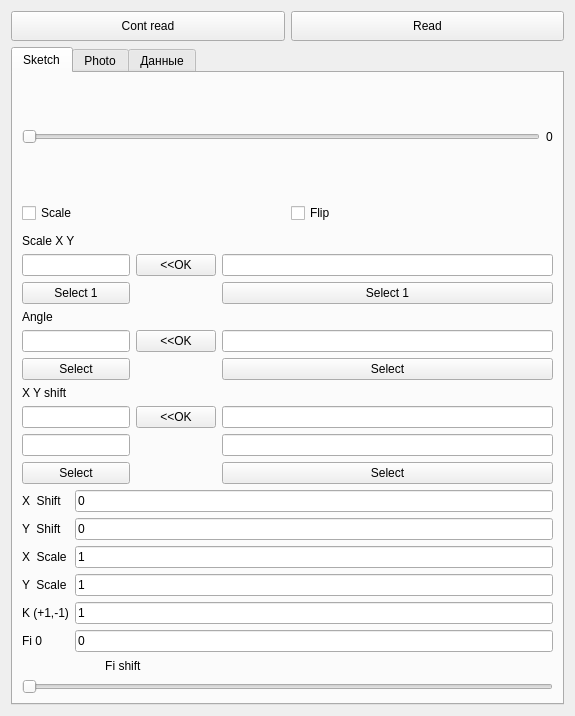
<?xml version="1.0" encoding="UTF-8"?>
<ui version="4.0">
 <class>Form_Spectr</class>
 <widget class="QWidget" name="Form_Spectr">
  <property name="geometry">
   <rect>
    <x>0</x>
    <y>0</y>
    <width>575</width>
    <height>716</height>
   </rect>
  </property>
  <property name="minimumSize">
   <size>
    <width>270</width>
    <height>560</height>
   </size>
  </property>
  <property name="windowTitle">
   <string>Form</string>
  </property>
  <layout class="QGridLayout" name="gridLayout">
   <item row="0" column="0">
    <layout class="QVBoxLayout" name="verticalLayout_3">
     <item>
      <layout class="QHBoxLayout" name="horizontalLayout">
       <item>
        <widget class="QPushButton" name="cont_read_pushButton">
         <property name="minimumSize">
          <size>
           <width>100</width>
           <height>30</height>
          </size>
         </property>
         <property name="text">
          <string>Cont read</string>
         </property>
        </widget>
       </item>
       <item>
        <widget class="QPushButton" name="read_pushbutton">
         <property name="minimumSize">
          <size>
           <width>100</width>
           <height>30</height>
          </size>
         </property>
         <property name="text">
          <string>Read</string>
         </property>
        </widget>
       </item>
      </layout>
     </item>
     <item>
      <widget class="QTabWidget" name="tabWidget">
       <property name="currentIndex">
        <number>0</number>
       </property>
       <widget class="QWidget" name="tab_3">
        <attribute name="title">
         <string>Sketch</string>
        </attribute>
        <layout class="QGridLayout" name="gridLayout_2">
         <item row="2" column="0">
          <layout class="QVBoxLayout" name="verticalLayout">
           <item>
            <layout class="QHBoxLayout" name="horizontalLayout_2">
             <item>
              <widget class="QCheckBox" name="scale_checkBox">
               <property name="minimumSize">
                <size>
                 <width>100</width>
                 <height>30</height>
                </size>
               </property>
               <property name="text">
                <string>Scale</string>
               </property>
              </widget>
             </item>
             <item>
              <widget class="QCheckBox" name="flip_checkBox">
               <property name="minimumSize">
                <size>
                 <width>100</width>
                 <height>30</height>
                </size>
               </property>
               <property name="text">
                <string>Flip</string>
               </property>
              </widget>
             </item>
            </layout>
           </item>
           <item>
            <layout class="QGridLayout" name="gridLayout_4">
             <item row="1" column="0" colspan="2">
              <widget class="QLineEdit" name="x_y_scale_lineedit1"/>
             </item>
             <item row="1" column="3">
              <widget class="QLineEdit" name="x_y_scale_lineedit2"/>
             </item>
             <item row="0" column="0" colspan="2">
              <widget class="QLabel" name="x_y_scale_label">
               <property name="text">
                <string>Scale X Y</string>
               </property>
              </widget>
             </item>
             <item row="3" column="0" colspan="2">
              <widget class="QPushButton" name="x_y_scale_pushButton">
               <property name="text">
                <string>Select 1</string>
               </property>
              </widget>
             </item>
             <item row="0" column="3">
              <widget class="QLabel" name="label_7">
               <property name="text">
                <string/>
               </property>
              </widget>
             </item>
             <item row="1" column="2">
              <widget class="QPushButton" name="ok_x_y_scale_pushButton">
               <property name="text">
                <string>&lt;&lt;OK</string>
               </property>
              </widget>
             </item>
             <item row="3" column="3">
              <widget class="QPushButton" name="x_y_scale_pushButton_2">
               <property name="text">
                <string>Select 1</string>
               </property>
              </widget>
             </item>
            </layout>
           </item>
           <item>
            <layout class="QGridLayout" name="gridLayout_5">
             <item row="1" column="0" colspan="2">
              <widget class="QLineEdit" name="angle_lineedit1"/>
             </item>
             <item row="1" column="3">
              <widget class="QLineEdit" name="angle_lineedit2"/>
             </item>
             <item row="0" column="0" colspan="2">
              <widget class="QLabel" name="angle_label">
               <property name="text">
                <string>Angle</string>
               </property>
              </widget>
             </item>
             <item row="3" column="0" colspan="2">
              <widget class="QPushButton" name="angle_pushbutton">
               <property name="text">
                <string>Select</string>
               </property>
              </widget>
             </item>
             <item row="0" column="3">
              <widget class="QLabel" name="label_8">
               <property name="text">
                <string/>
               </property>
              </widget>
             </item>
             <item row="1" column="2">
              <widget class="QPushButton" name="ok_angle_pushbutton">
               <property name="text">
                <string>&lt;&lt;OK</string>
               </property>
              </widget>
             </item>
             <item row="3" column="3">
              <widget class="QPushButton" name="angle_pushbutton_2">
               <property name="text">
                <string>Select</string>
               </property>
              </widget>
             </item>
            </layout>
           </item>
           <item>
            <layout class="QGridLayout" name="gridLayout_6">
             <item row="1" column="0" colspan="2">
              <widget class="QLineEdit" name="x_shift_lineedit1"/>
             </item>
             <item row="1" column="3">
              <widget class="QLineEdit" name="x_shift_lineedit2"/>
             </item>
             <item row="0" column="0" colspan="2">
              <widget class="QLabel" name="angle_label_2">
               <property name="text">
                <string>X Y shift</string>
               </property>
              </widget>
             </item>
             <item row="4" column="0" colspan="2">
              <widget class="QPushButton" name="x_y_shitft_pushButton">
               <property name="text">
                <string>Select</string>
               </property>
              </widget>
             </item>
             <item row="0" column="3">
              <widget class="QLabel" name="label_9">
               <property name="text">
                <string/>
               </property>
              </widget>
             </item>
             <item row="2" column="0" colspan="2">
              <widget class="QLineEdit" name="y_shift_lineedit1"/>
             </item>
             <item row="2" column="3">
              <widget class="QLineEdit" name="y_shift_lineedit2"/>
             </item>
             <item row="1" column="2">
              <widget class="QPushButton" name="ok_x_y_shift_pushButton">
               <property name="text">
                <string>&lt;&lt;OK</string>
               </property>
              </widget>
             </item>
             <item row="4" column="3">
              <widget class="QPushButton" name="x_y_shitft_pushButton_2">
               <property name="text">
                <string>Select</string>
               </property>
              </widget>
             </item>
            </layout>
           </item>
           <item>
            <layout class="QGridLayout" name="gridLayout_3">
             <item row="0" column="0">
              <widget class="QLabel" name="x_shift_label">
               <property name="minimumSize">
                <size>
                 <width>0</width>
                 <height>15</height>
                </size>
               </property>
               <property name="text">
                <string>X  Shift</string>
               </property>
              </widget>
             </item>
             <item row="0" column="1">
              <widget class="QLineEdit" name="x_shift_lineEdit">
               <property name="minimumSize">
                <size>
                 <width>0</width>
                 <height>15</height>
                </size>
               </property>
               <property name="text">
                <string>0</string>
               </property>
              </widget>
             </item>
             <item row="1" column="0">
              <widget class="QLabel" name="y_shift_label">
               <property name="minimumSize">
                <size>
                 <width>0</width>
                 <height>15</height>
                </size>
               </property>
               <property name="text">
                <string>Y  Shift</string>
               </property>
              </widget>
             </item>
             <item row="1" column="1">
              <widget class="QLineEdit" name="y_shift_lineEdit">
               <property name="minimumSize">
                <size>
                 <width>0</width>
                 <height>15</height>
                </size>
               </property>
               <property name="text">
                <string>0</string>
               </property>
              </widget>
             </item>
             <item row="2" column="0">
              <widget class="QLabel" name="x_scale_label">
               <property name="minimumSize">
                <size>
                 <width>0</width>
                 <height>15</height>
                </size>
               </property>
               <property name="text">
                <string>X  Scale</string>
               </property>
              </widget>
             </item>
             <item row="2" column="1">
              <widget class="QLineEdit" name="x_scale_lineEdit">
               <property name="minimumSize">
                <size>
                 <width>0</width>
                 <height>15</height>
                </size>
               </property>
               <property name="text">
                <string>1</string>
               </property>
              </widget>
             </item>
             <item row="3" column="0">
              <widget class="QLabel" name="y_scale_label">
               <property name="minimumSize">
                <size>
                 <width>0</width>
                 <height>15</height>
                </size>
               </property>
               <property name="text">
                <string>Y  Scale</string>
               </property>
              </widget>
             </item>
             <item row="3" column="1">
              <widget class="QLineEdit" name="y_scale_lineEdit">
               <property name="minimumSize">
                <size>
                 <width>0</width>
                 <height>15</height>
                </size>
               </property>
               <property name="text">
                <string>1</string>
               </property>
              </widget>
             </item>
             <item row="4" column="0">
              <widget class="QLabel" name="k_label">
               <property name="minimumSize">
                <size>
                 <width>0</width>
                 <height>15</height>
                </size>
               </property>
               <property name="text">
                <string>K (+1,-1)</string>
               </property>
              </widget>
             </item>
             <item row="4" column="1">
              <widget class="QLineEdit" name="k_lineEdit">
               <property name="minimumSize">
                <size>
                 <width>0</width>
                 <height>15</height>
                </size>
               </property>
               <property name="text">
                <string>1</string>
               </property>
              </widget>
             </item>
             <item row="5" column="0">
              <widget class="QLabel" name="fi_label">
               <property name="minimumSize">
                <size>
                 <width>0</width>
                 <height>15</height>
                </size>
               </property>
               <property name="text">
                <string>Fi 0</string>
               </property>
              </widget>
             </item>
             <item row="5" column="1">
              <widget class="QLineEdit" name="fi_lineEdit">
               <property name="minimumSize">
                <size>
                 <width>0</width>
                 <height>15</height>
                </size>
               </property>
               <property name="text">
                <string>0</string>
               </property>
              </widget>
             </item>
             <item row="9" column="0" colspan="2">
              <widget class="QSlider" name="fi_shift_slider">
               <property name="maximum">
                <number>360</number>
               </property>
               <property name="orientation">
                <enum>Qt::Horizontal</enum>
               </property>
              </widget>
             </item>
             <item row="8" column="0" colspan="2">
              <widget class="QLabel" name="fi_shift_label">
               <property name="minimumSize">
                <size>
                 <width>0</width>
                 <height>15</height>
                </size>
               </property>
               <property name="text">
                <string>                         Fi shift</string>
               </property>
              </widget>
             </item>
            </layout>
           </item>
          </layout>
         </item>
         <item row="1" column="0">
          <layout class="QHBoxLayout" name="horizontalLayout_12">
           <item>
            <widget class="QSlider" name="horizontalSlider_for_cuda_test">
             <property name="maximum">
              <number>360</number>
             </property>
             <property name="orientation">
              <enum>Qt::Horizontal</enum>
             </property>
             <property name="tickInterval">
              <number>0</number>
             </property>
            </widget>
           </item>
           <item>
            <widget class="QLabel" name="horizontalSlider_for_cuda_test_label">
             <property name="text">
              <string>0</string>
             </property>
            </widget>
           </item>
          </layout>
         </item>
        </layout>
       </widget>
       <widget class="QWidget" name="tab_4">
        <attribute name="title">
         <string>Photo</string>
        </attribute>
        <layout class="QGridLayout" name="gridLayout_11">
         <item row="0" column="0">
          <layout class="QVBoxLayout" name="verticalLayout_2">
           <item>
            <widget class="QCheckBox" name="photo_enable_checkBox">
             <property name="text">
              <string>Enable</string>
             </property>
            </widget>
           </item>
           <item>
            <layout class="QGridLayout" name="gridLayout_7">
             <item row="1" column="0" colspan="2">
              <widget class="QLineEdit" name="photo_x_y_scale_lineedit1"/>
             </item>
             <item row="1" column="3">
              <widget class="QLineEdit" name="photo_x_y_scale_lineedit2"/>
             </item>
             <item row="0" column="0" colspan="2">
              <widget class="QLabel" name="x_y_scale_label_2">
               <property name="text">
                <string>Scale X Y</string>
               </property>
              </widget>
             </item>
             <item row="3" column="0" colspan="2">
              <widget class="QPushButton" name="photo_x_y_scale_pushButton">
               <property name="text">
                <string>Select 1</string>
               </property>
              </widget>
             </item>
             <item row="0" column="3">
              <widget class="QLabel" name="label_10">
               <property name="text">
                <string/>
               </property>
              </widget>
             </item>
             <item row="1" column="2">
              <widget class="QPushButton" name="photo_ok_x_y_scale_pushButton">
               <property name="text">
                <string>&lt;&lt;OK</string>
               </property>
              </widget>
             </item>
             <item row="3" column="3">
              <widget class="QPushButton" name="photo_x_y_scale_pushButton_2">
               <property name="text">
                <string>Select 1</string>
               </property>
              </widget>
             </item>
            </layout>
           </item>
           <item>
            <layout class="QGridLayout" name="gridLayout_8">
             <item row="1" column="0" colspan="2">
              <widget class="QLineEdit" name="photo_angle_lineedit1"/>
             </item>
             <item row="1" column="3">
              <widget class="QLineEdit" name="photo_angle_lineedit2"/>
             </item>
             <item row="0" column="0" colspan="2">
              <widget class="QLabel" name="angle_label_3">
               <property name="text">
                <string>Angle</string>
               </property>
              </widget>
             </item>
             <item row="3" column="0" colspan="2">
              <widget class="QPushButton" name="photo_angle_pushbutton">
               <property name="text">
                <string>Select</string>
               </property>
              </widget>
             </item>
             <item row="0" column="3">
              <widget class="QLabel" name="label_11">
               <property name="text">
                <string/>
               </property>
              </widget>
             </item>
             <item row="1" column="2">
              <widget class="QPushButton" name="photo_ok_angle_pushbutton">
               <property name="text">
                <string>OK</string>
               </property>
              </widget>
             </item>
             <item row="3" column="3">
              <widget class="QPushButton" name="photo_angle_pushbutton_2">
               <property name="text">
                <string>Select</string>
               </property>
              </widget>
             </item>
            </layout>
           </item>
           <item>
            <layout class="QGridLayout" name="gridLayout_9">
             <item row="1" column="0" colspan="2">
              <widget class="QLineEdit" name="photo_x_shift_lineedit1"/>
             </item>
             <item row="1" column="3">
              <widget class="QLineEdit" name="photo_x_shift_lineedit2"/>
             </item>
             <item row="0" column="0" colspan="2">
              <widget class="QLabel" name="angle_label_4">
               <property name="text">
                <string>X Y shift</string>
               </property>
              </widget>
             </item>
             <item row="4" column="0" colspan="2">
              <widget class="QPushButton" name="photo_x_y_shitft_pushButton">
               <property name="text">
                <string>Select</string>
               </property>
              </widget>
             </item>
             <item row="0" column="3">
              <widget class="QLabel" name="label_12">
               <property name="text">
                <string/>
               </property>
              </widget>
             </item>
             <item row="2" column="0" colspan="2">
              <widget class="QLineEdit" name="photo_y_shift_lineedit1"/>
             </item>
             <item row="2" column="3">
              <widget class="QLineEdit" name="photo_y_shift_lineedit2"/>
             </item>
             <item row="1" column="2">
              <widget class="QPushButton" name="photo_ok_x_y_shift_pushButton">
               <property name="text">
                <string>OK</string>
               </property>
              </widget>
             </item>
             <item row="4" column="3">
              <widget class="QPushButton" name="photo_x_y_shitft_pushButton_2">
               <property name="text">
                <string>Select</string>
               </property>
              </widget>
             </item>
            </layout>
           </item>
           <item>
            <layout class="QGridLayout" name="gridLayout_10">
             <item row="0" column="0">
              <widget class="QLabel" name="x_shift_label_2">
               <property name="minimumSize">
                <size>
                 <width>0</width>
                 <height>15</height>
                </size>
               </property>
               <property name="text">
                <string>X  Shift</string>
               </property>
              </widget>
             </item>
             <item row="0" column="1">
              <widget class="QLineEdit" name="photo_x_shift_lineEdit">
               <property name="minimumSize">
                <size>
                 <width>0</width>
                 <height>15</height>
                </size>
               </property>
              </widget>
             </item>
             <item row="4" column="0">
              <widget class="QLabel" name="k_label_2">
               <property name="minimumSize">
                <size>
                 <width>0</width>
                 <height>15</height>
                </size>
               </property>
               <property name="text">
                <string>K (+1,-1)</string>
               </property>
              </widget>
             </item>
             <item row="4" column="1">
              <widget class="QLineEdit" name="photo_k_lineEdit">
               <property name="minimumSize">
                <size>
                 <width>0</width>
                 <height>15</height>
                </size>
               </property>
              </widget>
             </item>
             <item row="8" column="0" colspan="2">
              <widget class="QSlider" name="photo_fi_shift_slider">
               <property name="maximum">
                <number>360</number>
               </property>
               <property name="orientation">
                <enum>Qt::Horizontal</enum>
               </property>
              </widget>
             </item>
             <item row="0" column="3">
              <widget class="QLineEdit" name="photo_y_shift_lineEdit">
               <property name="minimumSize">
                <size>
                 <width>0</width>
                 <height>15</height>
                </size>
               </property>
               <property name="text">
                <string/>
               </property>
              </widget>
             </item>
             <item row="0" column="2">
              <widget class="QLabel" name="y_shift_label_2">
               <property name="minimumSize">
                <size>
                 <width>0</width>
                 <height>15</height>
                </size>
               </property>
               <property name="text">
                <string>Y  Shift</string>
               </property>
              </widget>
             </item>
             <item row="2" column="1">
              <widget class="QLineEdit" name="photo_x_scale_lineEdit">
               <property name="minimumSize">
                <size>
                 <width>0</width>
                 <height>15</height>
                </size>
               </property>
              </widget>
             </item>
             <item row="2" column="0">
              <widget class="QLabel" name="x_scale_label_2">
               <property name="minimumSize">
                <size>
                 <width>0</width>
                 <height>15</height>
                </size>
               </property>
               <property name="text">
                <string>X  Scale</string>
               </property>
              </widget>
             </item>
             <item row="2" column="2">
              <widget class="QLabel" name="y_scale_label_2">
               <property name="minimumSize">
                <size>
                 <width>0</width>
                 <height>15</height>
                </size>
               </property>
               <property name="text">
                <string>Y  Scale</string>
               </property>
              </widget>
             </item>
             <item row="2" column="3">
              <widget class="QLineEdit" name="photo_y_scale_lineEdit">
               <property name="minimumSize">
                <size>
                 <width>0</width>
                 <height>15</height>
                </size>
               </property>
              </widget>
             </item>
             <item row="4" column="2">
              <widget class="QLabel" name="fi_label_2">
               <property name="minimumSize">
                <size>
                 <width>0</width>
                 <height>15</height>
                </size>
               </property>
               <property name="text">
                <string>Fi 0</string>
               </property>
              </widget>
             </item>
             <item row="4" column="3">
              <widget class="QLineEdit" name="photo_fi_lineEdit">
               <property name="minimumSize">
                <size>
                 <width>0</width>
                 <height>15</height>
                </size>
               </property>
              </widget>
             </item>
            </layout>
           </item>
          </layout>
         </item>
        </layout>
       </widget>
       <widget class="QWidget" name="tab">
        <attribute name="title">
         <string>Данные</string>
        </attribute>
        <layout class="QGridLayout" name="gridLayout_12">
         <item row="0" column="0">
          <layout class="QVBoxLayout" name="verticalLayout_4">
           <item>
            <layout class="QHBoxLayout" name="horizontalLayout_3">
             <item>
              <widget class="QLabel" name="Nk_data_label">
               <property name="minimumSize">
                <size>
                 <width>0</width>
                 <height>15</height>
                </size>
               </property>
               <property name="text">
                <string>N k</string>
               </property>
              </widget>
             </item>
             <item>
              <widget class="QLineEdit" name="Nk_lineedit_data">
               <property name="minimumSize">
                <size>
                 <width>0</width>
                 <height>15</height>
                </size>
               </property>
               <property name="readOnly">
                <bool>true</bool>
               </property>
              </widget>
             </item>
            </layout>
           </item>
           <item>
            <layout class="QHBoxLayout" name="horizontalLayout_4">
             <item>
              <widget class="QLabel" name="Nfi_data_label">
               <property name="minimumSize">
                <size>
                 <width>0</width>
                 <height>15</height>
                </size>
               </property>
               <property name="text">
                <string>N fi</string>
               </property>
              </widget>
             </item>
             <item>
              <widget class="QLineEdit" name="Nfi_lineedit_data">
               <property name="minimumSize">
                <size>
                 <width>0</width>
                 <height>15</height>
                </size>
               </property>
               <property name="readOnly">
                <bool>true</bool>
               </property>
              </widget>
             </item>
            </layout>
           </item>
           <item>
            <layout class="QHBoxLayout" name="horizontalLayout_5">
             <item>
              <widget class="QLabel" name="Fstart_label">
               <property name="minimumSize">
                <size>
                 <width>0</width>
                 <height>15</height>
                </size>
               </property>
               <property name="text">
                <string>F start</string>
               </property>
              </widget>
             </item>
             <item>
              <widget class="QLineEdit" name="Fstart_lineedit_data">
               <property name="minimumSize">
                <size>
                 <width>0</width>
                 <height>15</height>
                </size>
               </property>
               <property name="readOnly">
                <bool>true</bool>
               </property>
              </widget>
             </item>
            </layout>
           </item>
           <item>
            <layout class="QHBoxLayout" name="horizontalLayout_6">
             <item>
              <widget class="QLabel" name="Fstop_data_label">
               <property name="minimumSize">
                <size>
                 <width>0</width>
                 <height>15</height>
                </size>
               </property>
               <property name="text">
                <string>F stop </string>
               </property>
              </widget>
             </item>
             <item>
              <widget class="QLineEdit" name="Fstop_lineedit_data">
               <property name="minimumSize">
                <size>
                 <width>0</width>
                 <height>15</height>
                </size>
               </property>
               <property name="text">
                <string/>
               </property>
               <property name="readOnly">
                <bool>true</bool>
               </property>
              </widget>
             </item>
            </layout>
           </item>
           <item>
            <layout class="QHBoxLayout" name="horizontalLayout_7">
             <item>
              <widget class="QLabel" name="Azstart_data_label">
               <property name="minimumSize">
                <size>
                 <width>0</width>
                 <height>15</height>
                </size>
               </property>
               <property name="text">
                <string>Az start</string>
               </property>
              </widget>
             </item>
             <item>
              <widget class="QLineEdit" name="Azstart_lieedit_data">
               <property name="minimumSize">
                <size>
                 <width>0</width>
                 <height>15</height>
                </size>
               </property>
               <property name="readOnly">
                <bool>true</bool>
               </property>
              </widget>
             </item>
            </layout>
           </item>
           <item>
            <layout class="QHBoxLayout" name="horizontalLayout_8">
             <item>
              <widget class="QLabel" name="Azstop_label">
               <property name="minimumSize">
                <size>
                 <width>0</width>
                 <height>15</height>
                </size>
               </property>
               <property name="text">
                <string>Az stop</string>
               </property>
              </widget>
             </item>
             <item>
              <widget class="QLineEdit" name="Azstop_lineedit_data">
               <property name="minimumSize">
                <size>
                 <width>0</width>
                 <height>15</height>
                </size>
               </property>
               <property name="readOnly">
                <bool>true</bool>
               </property>
              </widget>
             </item>
            </layout>
           </item>
          </layout>
         </item>
         <item row="3" column="0">
          <layout class="QHBoxLayout" name="horizontalLayout_9">
           <item>
            <widget class="QLabel" name="spectr_shift">
             <property name="text">
              <string>spectr shift</string>
             </property>
            </widget>
           </item>
           <item>
            <widget class="QLineEdit" name="spectr_shift_lineedit">
             <property name="text">
              <string>0.15</string>
             </property>
            </widget>
           </item>
          </layout>
         </item>
         <item row="1" column="0">
          <layout class="QHBoxLayout" name="horizontalLayout_10">
           <item>
            <widget class="QLabel" name="labeldAzStart">
             <property name="text">
              <string>dAzStart</string>
             </property>
            </widget>
           </item>
           <item>
            <widget class="QLineEdit" name="dAzStart_lineEdit">
             <property name="text">
              <string>10.0</string>
             </property>
            </widget>
           </item>
          </layout>
         </item>
         <item row="2" column="0">
          <layout class="QHBoxLayout" name="horizontalLayout_11">
           <item>
            <widget class="QLabel" name="labeldAzStop">
             <property name="text">
              <string>dAzStop</string>
             </property>
            </widget>
           </item>
           <item>
            <widget class="QLineEdit" name="dAzStop_lineEdit">
             <property name="text">
              <string>10.0</string>
             </property>
            </widget>
           </item>
          </layout>
         </item>
        </layout>
       </widget>
      </widget>
     </item>
    </layout>
   </item>
  </layout>
 </widget>
 <resources/>
 <connections/>
</ui>
